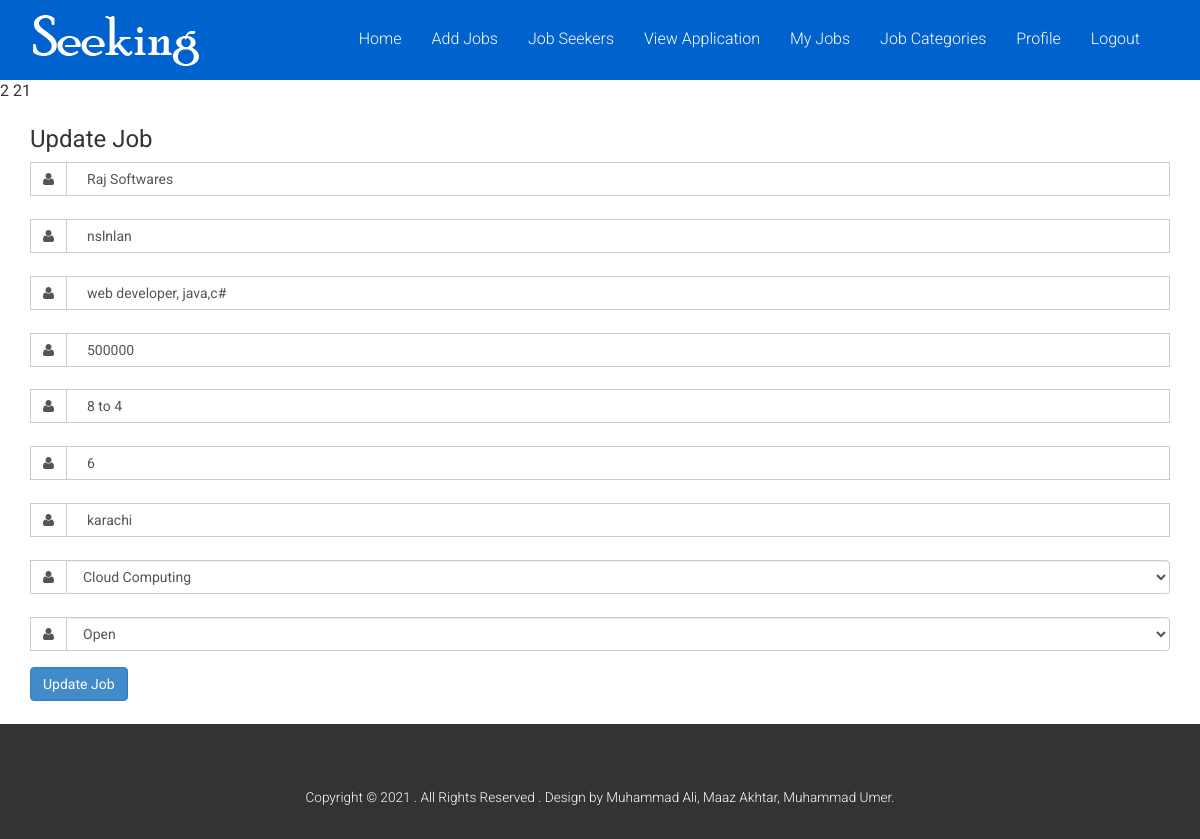
The app's page /updatejob.php?id=21 (signed in) with its own data.
### tables this page shows
CREATE TABLE `jobs` (
  `jobid` int(11) NOT NULL,
  `name` varchar(50) NOT NULL,
  `description` varchar(500) NOT NULL,
  `skill` varchar(50) NOT NULL,
  `timing` varchar(50) NOT NULL,
  `date` date NOT NULL,
  `salary` int(11) NOT NULL,
  `location` varchar(50) NOT NULL,
  `catid` int(11) NOT NULL,
  `userid` int(11) NOT NULL,
  `nov` int(11) NOT NULL,
  `jobstatus` varchar(50) NOT NULL
);

### updatejob.php (the view, shortened to what this page needs)
<!DOCTYPE html>
<html lang="en">
<head>
</head>
<body>
<?php include('header.php')?>
<?php include('connection.php')?>
<?php
echo $userid = $_SESSION['userid'];
?>
<?php
     $jobid = $_GET['id'];
    echo $jobid;
     $sql = "SELECT * from `jobs`
        where jobs.jobid = $jobid";
     $rs = mysqli_query($con,$sql);
     $jobdata = mysqli_fetch_array($rs);
?>
<div class="container">
    <div class="row">
        <div class="col-lg-12">
            <div class="login-content">
            <br/>
                <form action="updatejob.php?id=<?=$jobdata['jobid']?>" method="post">
                    <div class="section-title">
                       <h3> Update Job</h3>
                    </div>
                    <div class="textbox-wrap">
                        <div class="input-group">
                            <span class="input-group-addon"><i class="fa fa-user"></i></span>
                            <input type="text" placeholder="Enter Company Name" name="Name" value="<?= $jobdata['name']?>"  class="form-control">
                        </div>
                        <br/>
                        <div class="input-group">
                            <span class="input-group-addon"><i class="fa fa-user"></i></span>
                            <input placeholder="enter description" name="description" value="<?= $jobdata['description']?>"  class="form-control">
                        </div>
                        <br/>
                        <div class="input-group">
                            <span class="input-group-addon"><i class="fa fa-user"></i></span>
                            <input type="text" placeholder="enter skill" name="skill" value="<?= $jobdata['skill']?>"  class="form-control">
                        </div>
                        <br/>
                        <div class="input-group">
                            <span class="input-group-addon"><i class="fa fa-user"></i></span>
                            <input type="text" placeholder="enter salary" name="salary" value="<?= $jobdata['salary']?>"  class="form-control">
                        </div>
                        <br/>
                        <div class="input-group">
                            <span class="input-group-addon"><i class="fa fa-user"></i></span>
                            <input type="text" placeholder="enter timing" name="timing" value="<?= $jobdata['timing']?>"  class="form-control">
                        </div>
                        <br/>
                        <div class="input-group">
                            <span class="input-group-addon"><i class="fa fa-user"></i></span>
                            <input type="integer" placeholder="No of Vacancies" name="vacancies" value="<?= $jobdata['nov']?>"  class="form-control">
                        </div>
                        <br/>
                        <div class="input-group">
                            <span class="input-group-addon"><i class="fa fa-user"></i></span>
                            <input placeholder="enter location" name="location" value="<?= $jobdata['location']?>" class="form-control">
                        </div>
                        <br/>
                        <div class="input-group">
                            <span class="input-group-addon"><i class="fa fa-user"></i></span>
                            <select name="catid" placeholder="Job" class="form-control">
                            <?php
                              $sql1 = "SELECT * FROM `categories` WHERE catstatus='active'";
                              $data = mysqli_query($con,$sql1);
                              if(mysqli_num_rows( $data) > 0){
                                    while($rs=mysqli_fetch_array($data)){
                                         ?><option value="<?=$rs['catid']?>"><?= $rs['name']?></option><?php
                                    }
                              }else{
                                   ?><option>No category found</option><?php
                              }
                            ?>
                            </select>
                        </div>
                         <br/>
                        <div class="input-group">
                            <span class="input-group-addon"><i class="fa fa-user"></i></span>
                            <select name="jobstatus" placeholder="<?= $jobdata['jobstatus']?>" class="form-control">
                            <option value="Open">Open</option>
                            </select>
                        </div>
                    </div>
                    <div class="login-button">
                        <input type="submit"  name="updatejobs" value="Update Job" class="btn btn-primary">
                    </div>
                </form>
                <br/>
            </div>
        </div>
    </div>
</div>
<?php include('footer.php') ?>
</body>
</html>

### css/style.css (style rules this page uses)
h4, h5, h6, h1, h2, h3 { margin-top: 0; }
html, body { font-family: 'Roboto', sans-serif; font-size: 100%; background:#fff; }
.textbox-wrap { margin-bottom: 1em; }
input.form-control { box-shadow: none; background-color:#fff; padding:0 20px; border-radius:0px; }
.input-group-addon { padding: 6px 12px; font-size: 14px; font-weight: normal; line-height: 1; text-align: center; background-color:rgba(255, 255, 255, 0); border: 1px solid #cccccc; border-radius: 0; }
.headings h1, h2,h3,h4,h5,h6 { font-weight:400; }

### records on screen
jobs: Name "Raj Softwares", description "nslnlan", skill "web developer, java,c#", salary "500000", timing "8 to 4", vacancies "6", location "karachi", jobstatus "Open"

### other values on screen
$userid = $_SESSION['userid'] "2"
$jobid "21"
form field catid "Cloud Computing"
